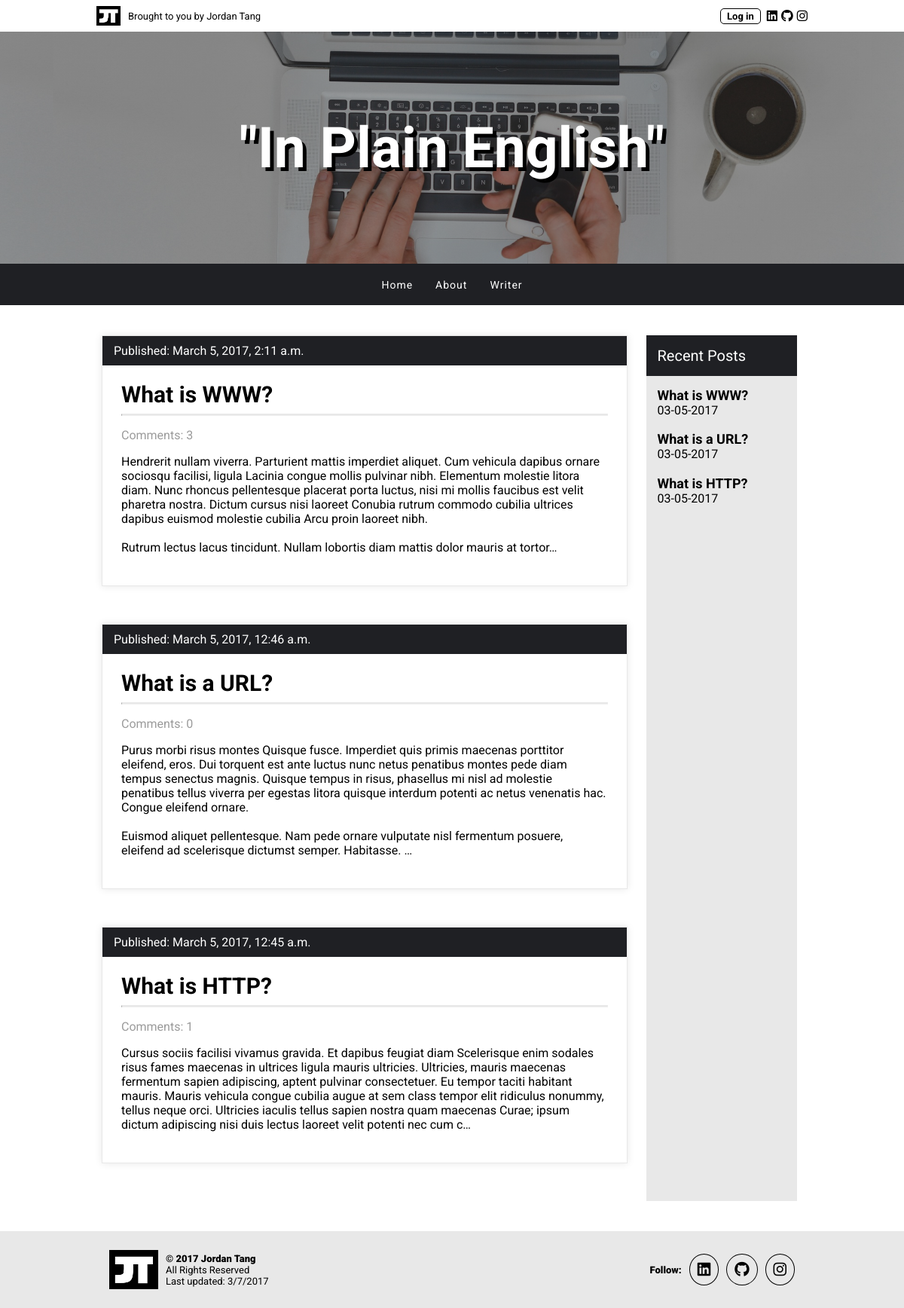
The page / on the database its author committed.
### app/models.py (models this page shows, shortened)
class Post(models.Model):
    author = models.ForeignKey('auth.User')
    title = models.CharField(max_length=200)
    text = models.TextField()
    created_date = models.DateTimeField(
        default=timezone.now)
    published_date = models.DateTimeField(
        blank=True, null=True)
    def approved_comments(self):
        return self.comments.filter(approved_comment=True)

### app/views.py (the view)
# urls.py: url(r'^$', views.post_list, name='post_list'),
def post_list(request):
    posts = Post.objects.filter(published_date__lte=timezone.now()).order_by('-published_date')
    return render(request, 'app/post_list.html', {'posts': posts})

### app/templates/app/post_list.html
{% extends 'app/base.html' %}
{% block content %}
    <div class="container">
        <div class="row home">
            <div class="col-9 posts">
                {% for post in posts %}
                    <div class="card">
                        <div class="bar">
                            Published: {{ post.published_date }}
                        </div>
                        <h2><a href="{% url 'post_detail' pk=post.pk %}">{{ post.title }}</a></h2>
                        <hr>
                        <p class="subtext">Comments: {{ post.approved_comments.count }}</p>
                        <p>{{ post.text|linebreaksbr|truncatechars:500 }}</p>
                    </div>
                {% endfor %}
            </div>
            <div class="recent-nav">
                <div class="bar">
                    <h6>Recent Posts</h6>
                </div>
                {% for post in posts %}
                    <h3><a href="{% url 'post_detail' pk=post.pk %}">{{ post.title }}</a></h3>
                    <span>{{ post.published_date|date:'m-d-Y' }}</span>
                {% endfor %}
            </div>
        </div>
    </div>
{% endblock %}

### app/static/css/style.css (style rules this page uses)
body { font-family: 'Roboto', sans-serif; margin: 0; }
hr { border-top: 2px solid #e8e8e8; width: 100%; }
h2 { display: inline; font-size: 24px; margin: 0; }
h2 a { font-size: 24px; color: #000; text-decoration: none; }
h3 a { font-size: 18px; color: #000; text-decoration: none; }
h3 { margin-bottom: 0; }
h6 { margin: 5px 0px; font-size: 20px; font-weight: 400; }
.subtext { color: #9b9b9b; font-size: 14px; }
p { font-size: 14px; }
.bar { position: absolute; top: 0; left: 0; width: 100%; background-color: #1F2024; color: #FFF; padding: 10px 15px; font-size: 13px; display: flex; justify-content: space-between; align-items: center; }
.card { box-shadow: 0px 0px 10px #e8e8e8; padding: 15px; padding-top: 60px; position: relative; border: 1px solid #e8e8e8; margin-bottom: 50px; }
.container { width: 100%; padding: 40px 15px; }
.home { width: 100%; display: initial; }
.posts { margin-right: 25px; }
.recent-nav { background-color: #e8e8e8; width: 100%; padding: 50px 15px; position: relative; float: left; }
* { box-sizing: border-box; }
.row::after { content: ""; clear: both; display: table; }
[class*="col-"] { float: left; }
[class*="col-"] { width: 100%; }
@media all and (min-width: 675px) { .col-9 { width: 75%; } }
@media all and (min-width: 675px) { .container { width: 80%; } }
@media all and (min-width: 675px) { .home { display: flex; } }
@media all and (min-width: 675px) { p { font-size: 16px; } }
@media all and (min-width: 675px) { h2 a { font-size: 30px; } }
@media all and (min-width: 675px) { h2 { font-size: 30px; } }
@media all and (min-width: 675px) { .subtext { font-size: 16px; } }
@media all and (min-width: 675px) { .bar { font-size: 16px; } }
@media all and (min-width: 675px) { .recent-nav { width: 200px; } }
@media all and (min-width: 675px) { .card { padding: 25px; padding-top: 60px; } }

### rows shown on the page
Post: published_date "March 5, 2017, 2:11 a.m.", title "What is WWW?", approved_comments.count "3", text "Hendrerit nullam viverra. Parturient mattis imperdiet aliquet. Cum vehicula dapibus ornare sociosqu facilisi, ligula Lacinia congue mollis pulvinar nibh. Elementum molestie litora diam. Nunc rhoncus pellentesque placerat porta luctus, nisi mi mollis faucibus est velit pharetra nostra. Dictum cursus nisi laoreet Conubia rutrum commodo cubilia ultrices dapibus euismod molestie cubilia Arcu proin laoreet nibh. Rutrum lectus lacus tincidunt. Nullam lobortis diam mattis dolor mauris at tortor…", published_date "03-05-2017"
Post: published_date "March 5, 2017, 12:46 a.m.", title "What is a URL?", approved_comments.count "0", text "Purus morbi risus montes Quisque fusce. Imperdiet quis primis maecenas porttitor eleifend, eros. Dui torquent est ante luctus nunc netus penatibus montes pede diam tempus senectus magnis. Quisque tempus in risus, phasellus mi nisl ad molestie penatibus tellus viverra per egestas litora quisque interdum potenti ac netus venenatis hac. Congue eleifend ornare. Euismod aliquet pellentesque. Nam pede ornare vulputate nisl fermentum posuere, eleifend ad scelerisque dictumst semper. Habitasse. …", published_date "03-05-2017"
Post: published_date "March 5, 2017, 12:45 a.m.", title "What is HTTP?", approved_comments.count "1", text "Cursus sociis facilisi vivamus gravida. Et dapibus feugiat diam Scelerisque enim sodales risus fames maecenas in ultrices ligula mauris ultricies. Ultricies, mauris maecenas fermentum sapien adipiscing, aptent pulvinar consectetuer. Eu tempor taciti habitant mauris. Mauris vehicula congue cubilia augue at sem class tempor elit ridiculus nonummy, tellus neque orci. Ultricies iaculis tellus sapien nostra quam maecenas Curae; ipsum dictum adipiscing nisi duis lectus laoreet velit potenti nec cum c…", published_date "03-05-2017"
